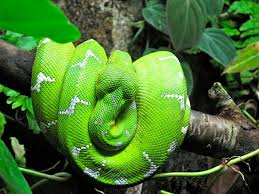
#> input picture Python/AI/img.png, 259 x 194 px
$ python day-1.py
#> lines starting #> are read from the running program, lines starting #| are printed output that depends on the picture; after the words box and inside, x2 and y2 are one past the last pixel; in counts of white or black regions, pixels touching at a corner belong together
import cv2
# import imutils

img = cv2.imread('img.png')
#> img is the input picture: shape (194, 259, 3); mean B, G, R 47.5, 114.6, 71.6
# [5 lines of commented-out code are left out]


grayimg = cv2.cvtColor(img, cv2.COLOR_BGR2GRAY)
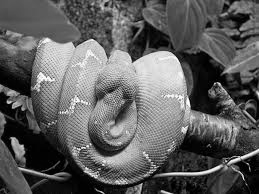
#> grayimg: shape (194, 259); min 0, max 255, mean 94.1
tresholdimg = cv2.threshold(grayimg, 80, 255, cv2.THRESH_BINARY)[1]
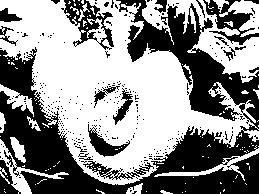
#> tresholdimg: shape (194, 259); 55.9% white; 292 black regions (274 under 20 px), largest, box (x1, y1, x2, y2) and area: (0, 0, 259, 194) 17462, (61, 0, 114, 50) 976, (203, 0, 259, 45) 932
cv2.imwrite('thresholdimg.png', tresholdimg)
